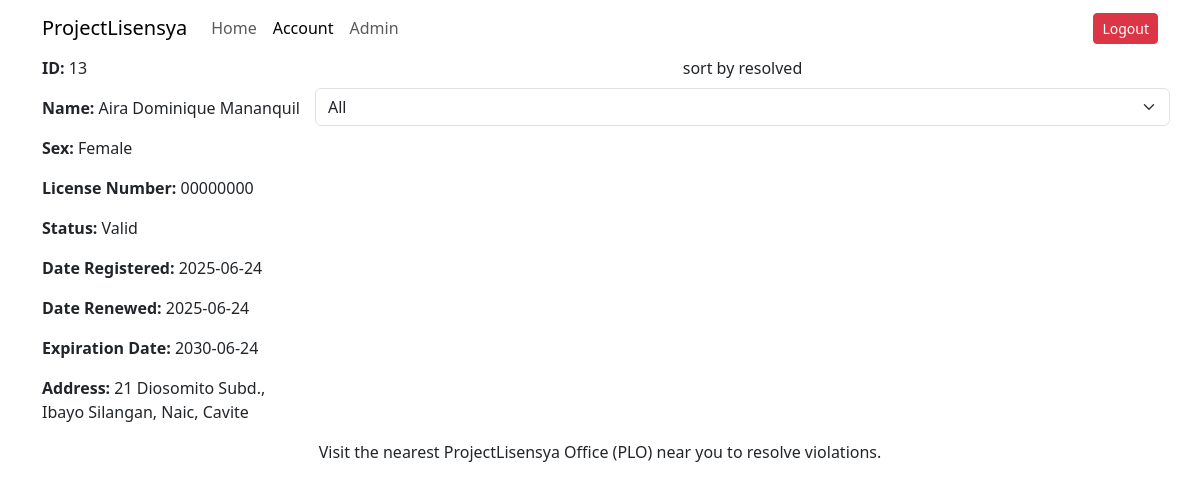
Screenshot of /ceejay/user-db.old.php (signed in) with the database file from the repository.
### tables this page shows
CREATE TABLE `tblogininfo` (
  `userId` int(11) NOT NULL,
  `licenseNumber` varchar(8) NOT NULL,
  `password` varchar(100) NOT NULL
);

CREATE TABLE `tblicense` (
  `serialNumber` int(11) NOT NULL,
  `name` varchar(100) NOT NULL,
  `sex` enum('Male','Female') NOT NULL,
  `address` varchar(100) NOT NULL,
  `licenseNumber` varchar(8) NOT NULL,
  `dateRegistered` date NOT NULL DEFAULT current_timestamp(),
  `dateRenewed` date DEFAULT NULL,
  `expirationDate` date NOT NULL,
  `status` enum('Valid','Expired','Suspended','Revoked') NOT NULL DEFAULT 'Valid'
);

### _functions.php (called while the page is built, shortened)
<?php
function connect() {
    $conn = new mysqli('localhost','root','','dcit55_project');
    return $conn;
}
function getLicenseInfoUser($license_number) {
    $conn = connect();
    $sql =
        "SELECT tblogininfo.userId, tblicense.name, tblicense.sex, tblicense.address, tblicense.licenseNumber, tblicense.dateRegistered, tblicense.dateRenewed, tblicense.expirationDate, tblicense.status
        FROM tblicense
        LEFT JOIN tblogininfo
        ON tblicense.licenseNumber = tblogininfo.licenseNumber
        WHERE tblicense.licenseNumber='$license_number'";
    $rs = $conn->query($sql);
    while ($row = $rs->fetch_assoc()) {
        $info[] = $row;
    }
    return $info;
}
?>

### ceejay/user-db.old.php (the view, shortened to what this page needs)
<?php
include '_functions.php';
if (!isset($_SESSION['driver'])) {
    header('Location: login.php');
} else {
    $info = getLicenseInfoUser($_SESSION['driver']);
    $userid = $info[0]['userId'];
    $drivername = $info[0]['name'];
    $sex = $info[0]['sex'];
    $driveraddress = $info[0]['address'];
    $licensenum = $info[0]['licenseNumber'];
    $dateregistered = $info[0]['dateRegistered'];
    $daterenewed = $info[0]['dateRenewed'] == null ? 'no record' : $info[0]['dateRenewed'];
    $expirationdate = $info[0]['expirationDate'];
    $status = $info[0]['status'];
}
?>
<!DOCTYPE html>
<html lang="en">
<head>
    <link rel="stylesheet" href="https://cdn.jsdelivr.net/npm/bootstrap@5.3.6/dist/css/bootstrap.min.css">
</head>
<body>
    <header>
        <nav class="navbar navbar-expand-lg">
            <div class="container">
                <a class="navbar-brand" href="#">ProjectLisensya</a>
                <div class="collapse navbar-collapse">
                    <ul class="navbar-nav">
                        <li class="nav-item">
                            <a class="nav-link" href="index.php">Home</a>
                        </li>
                        <li class="nav-item">
                            <a class="nav-link active" aria-current="page" href="#">Account</a>
                        </li>
                        <li class="nav-item">
                            <a class="nav-link" href="admin.php">Admin</a>
                        </li>
                    </ul>
                </div>
                <button class="btn btn-sm btn-danger" data-bs-toggle="modal" data-bs-target="#logoutModal">Logout</button>
            </div>
        </nav>
    </header>
    <div class="container">
        <div class="row">
            <div class="col">
                <div class="row">
                    <p><b>ID:</b> <?php echo $userid?></p>
                </div>
                <div class="row">
                    <p><b>Name:</b> <?php echo $drivername?></p>
                </div>
                <div class="row">
                    <p><b>Sex:</b> <?php echo $sex?></p>
                </div>
                <div class="row">
                    <p><b>License Number:</b> <?php echo $licensenum?></p>
                </div>
                <div class="row">
                    <p><b>Status:</b> <?php echo $status?></p>
                </div>
                <div class="row">
                    <p><b>Date Registered:</b> <?php echo $dateregistered?></p>
                </div>
                <div class="row">
                    <p><b>Date Renewed:</b> <?php echo $daterenewed?></p>
                </div>
                <div class="row">
                    <p><b>Expiration Date:</b> <?php echo $expirationdate?></p>
                </div>
                <div class="row">
                    <p><b>Address:</b> <?php echo $driveraddress?></p>
                </div>
            </div>
            <div class="col-9">
                <div class="row">
                    <div class="d-flex justify-content-center">
                        <label for="filterSelect" class="form-label">sort by resolved</label>
                    </div>
                    <select id="filterSelect" class="form-select">
                        <option value="All" selected>All</option>
                    </select>
                </div>
            </div>
        </div>
    </div>
    <footer class="d-flex justify-content-center">
        <p>Visit the nearest ProjectLisensya Office (PLO) near you to resolve violations.</p>
    </footer>
</body>
</html>

### rows the page displays
tblogininfo: userId "13", tblicense.name "Aira Dominique Mananquil", tblicense.sex "Female", tblicense.licenseNumber "00000000", tblicense.status "Valid", tblicense.dateRegistered "2025-06-24", tblicense.dateRenewed "2025-06-24", tblicense.expirationDate "2030-06-24", tblicense.address "21 Diosomito Subd., Ibayo Silangan, Naic, Cavite"
